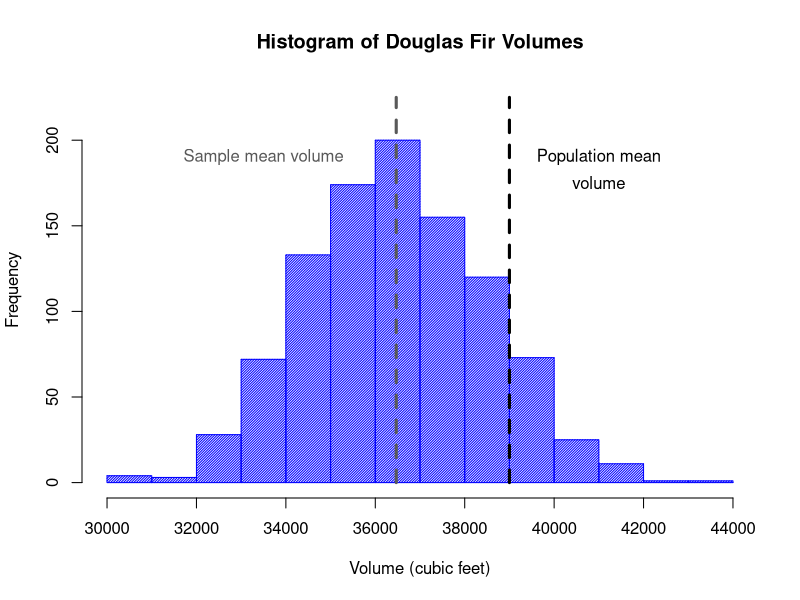
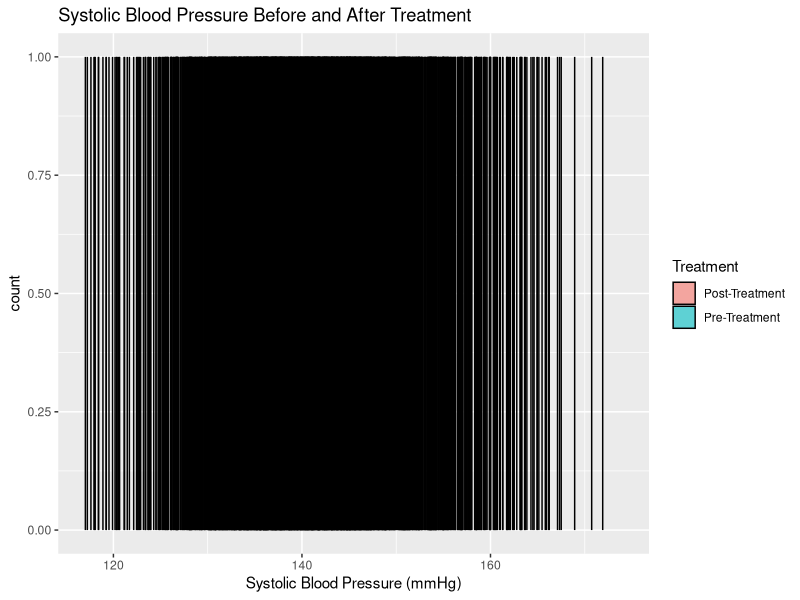

Write R code to recreate these figures, in order.
library(ggplot2)

###############################################################################
# One-Sample t-Test Example
###############################################################################

set.seed(0)
treeVolume <- c(rnorm(1000, mean = 36500, sd = 2000))
t.test(treeVolume)

hist(treeVolume, freq = TRUE, density = 55, col = "blue",
     breaks = 15, main = "Histogram of Douglas Fir Volumes",
     xlab = "Volume (cubic feet)", xlim = c(30000, 44000),
     ylim = c(0, 225))

segments(39000, 0, 39000, 225, lwd = 3,
         lty = 2)
text(41000, 190, "Population mean")
text(41000, 175, "volume")

segments(mean(treeVolume), 0, mean(treeVolume), 225,
         lwd = 3, lty = 2, col = "gray35")
text(33500, 190, "Sample mean volume", col = "gray35")

###############################################################################
# Paired-Samples Example
###############################################################################

# Let's say that we're measuring systolic
# blood pressures of patients before and
# after treatment with a drug meant to 
# reduce hypertension

set.seed(2820)

# We have 500 patients with a preTreat systolic
# bp of M = 145, SD = 11
preTreat <- c(rnorm(1000, mean = 145, sd = 9))

# And a postTreat systolic bp M = 130
# and SD = 15
postTreat <- c(rnorm(1000, mean = 138, sd = 8))

# Did the treatment reduce hypertension?
t.test(preTreat, postTreat, paired=TRUE)

bloodPressures <- data.frame(Systolic = c(preTreat, postTreat),
                          Treatment = c(rep("Pre-Treatment", 1000), 
                                        rep("Post-Treatment", 1000)))

ggplot(bloodPressures, aes(x = Systolic, fill = Treatment)) +
  geom_bar(binwidth = 3, colour = "black", position = "identity", alpha = 0.6) + 
  xlim(117, 174) +
  xlab("Systolic Blood Pressure (mmHg)") + 
  ggtitle("Systolic Blood Pressure Before and After Treatment")
